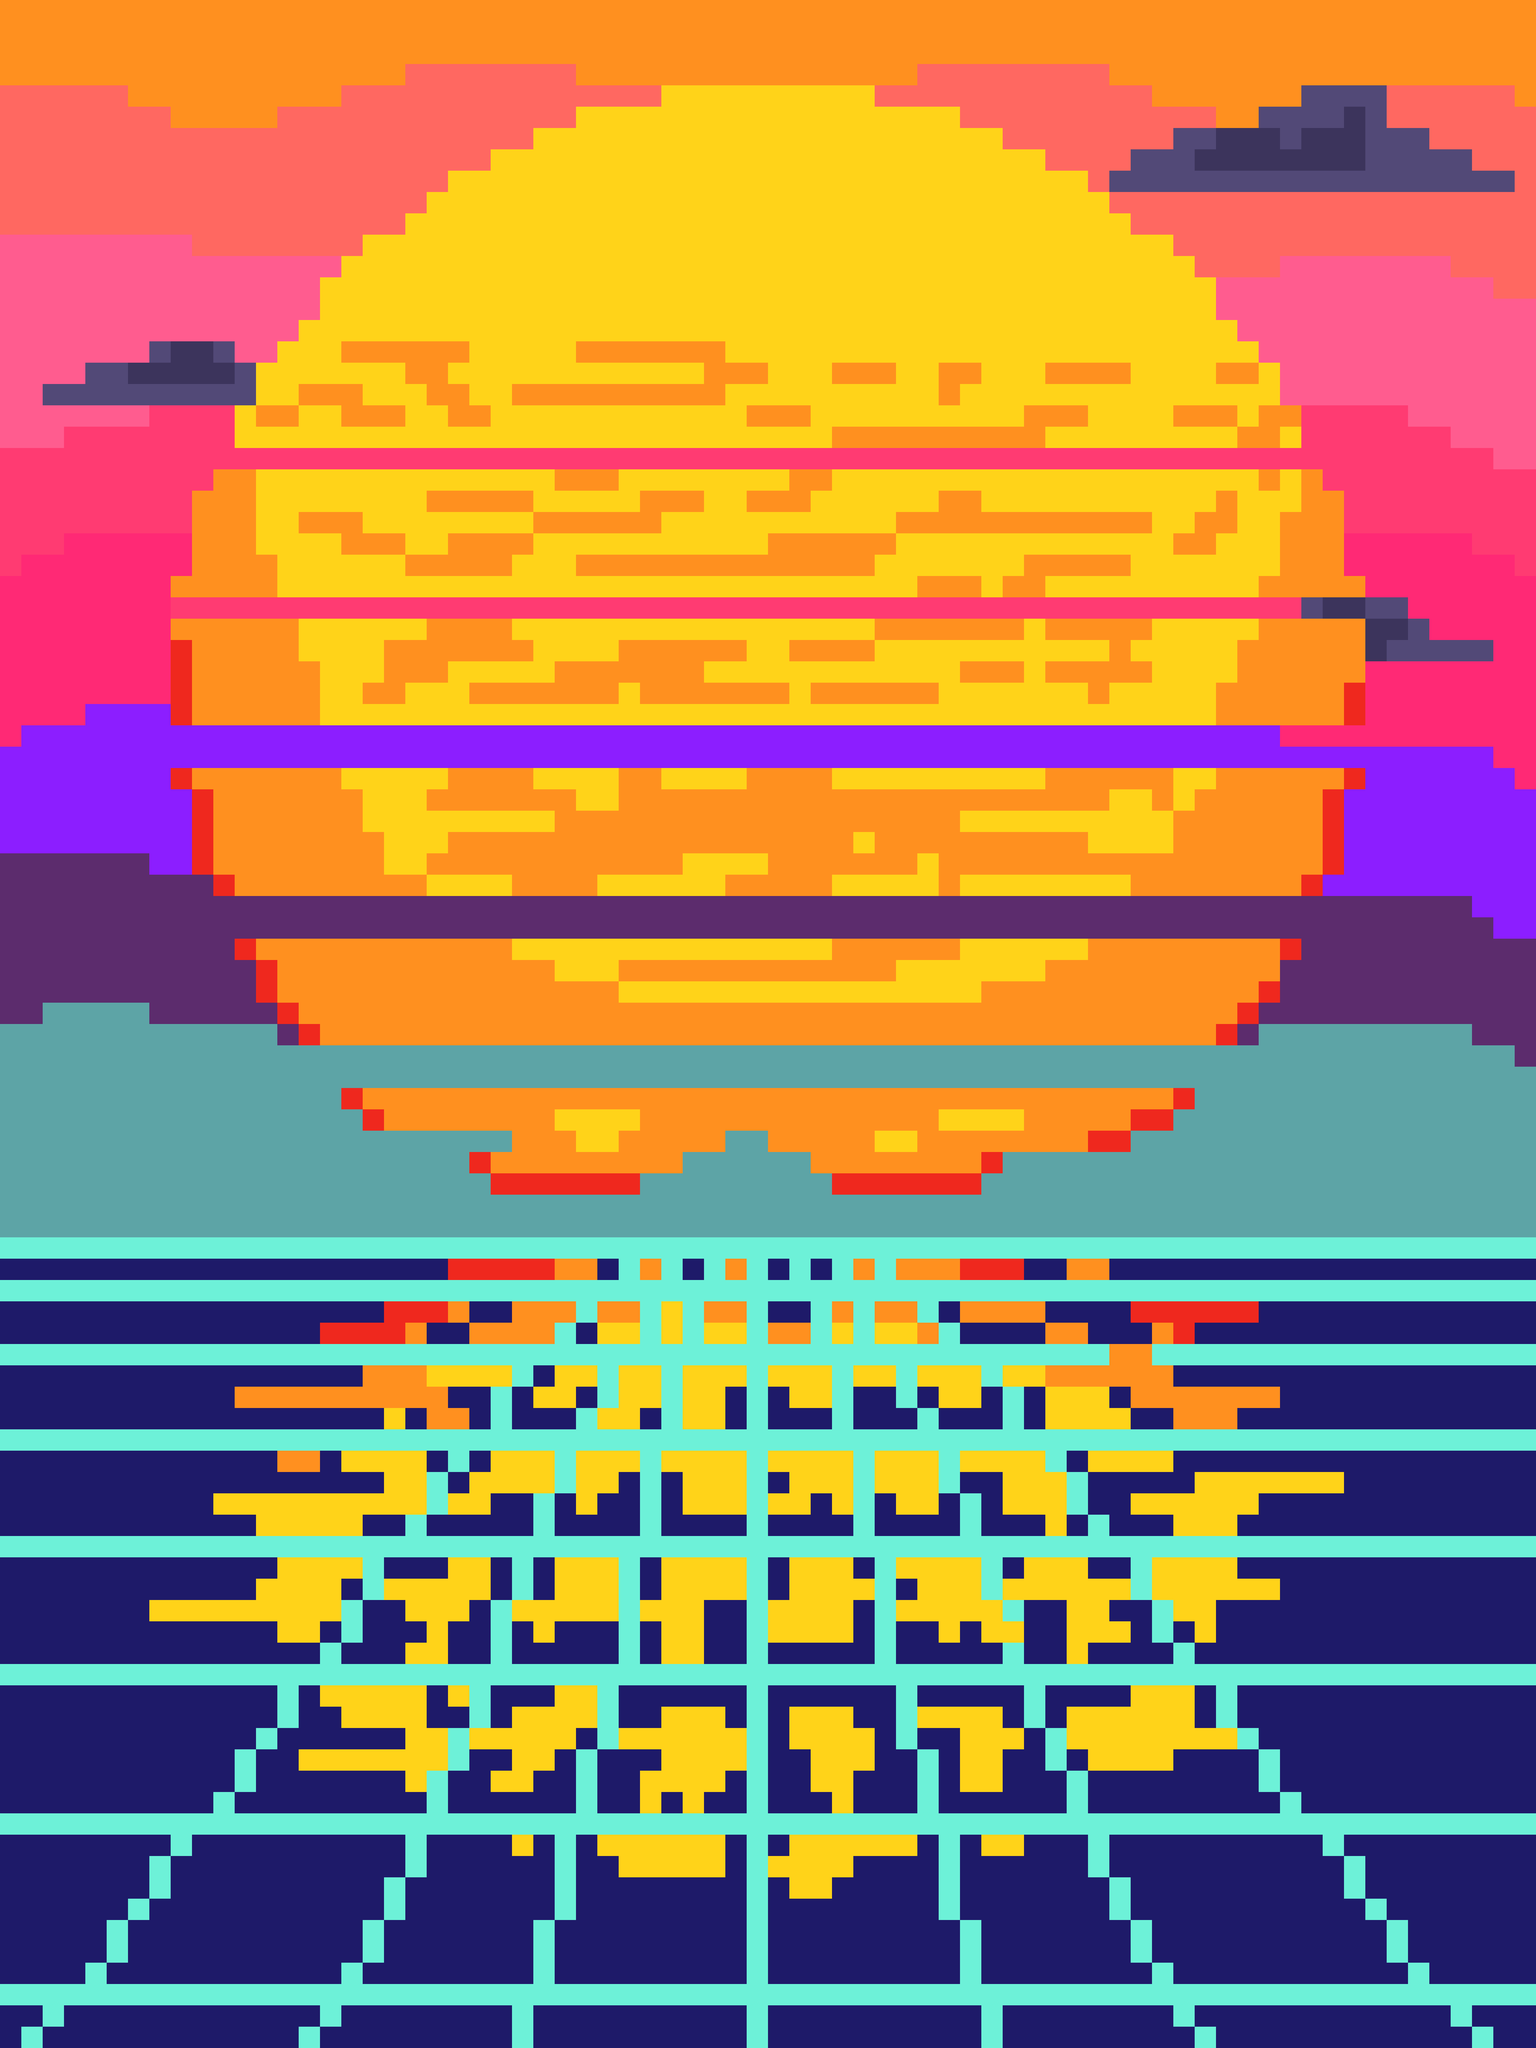

The image is a tile-based game level rendered from a .tmx file. Its description and source (layers, tilesets, objects; grid data summarised) follow:
An orthogonal 72x96 tile map with 64x64 px tiles, 1 tile layer (SunsetSynth), 5 tilesets and 1 object.

<map version="1.5" tiledversion="1.7.2" orientation="orthogonal" renderorder="right-down" width="72" height="96" tilewidth="64" tileheight="64" infinite="0" nextlayerid="118" nextobjectid="3">
 <editorsettings>
  <export target="../../../www/data/betoSynth/sunset.json" format="json" />
 </editorsettings>
 <properties>
  <property name="coverID" type="int" value="4" />
  <property name="customPallet" value="synth" />
  <property name="iconURL" value="" />
  <property name="sectionName" value="SunsetSynth" />
 </properties>
 <tileset firstgid="1" source="../tilesets/spadersTileset.tsx" />
 <tileset firstgid="65" source="../tilesets/gb.tsx" />
 <tileset firstgid="129" source="../tilesets/synt.tsx" />
 <tileset firstgid="193" source="../tilesets/monalisaTileset.tsx" />
 <tileset firstgid="202" source="../tilesets/References.tsx" />
 <objectgroup id="117" name="Object Layer 1" visible="0">
  <object id="2" gid="202" x="5.48148" y="6485" width="4602.84" height="6484" />
 </objectgroup>
 <layer id="74" name="SunsetSynth" width="72" height="96">
  <properties>
   <property name="autoPlaceBlockers" type="int" value="0" />
   <property name="fallTurns" type="int" value="15" />
   <property name="gameMode" type="int" value="0" />
   <property name="padding-bottom" type="int" value="2" />
   <property name="padding-left" type="int" value="1" />
   <property name="padding-right" type="int" value="1" />
   <property name="padding-top" type="int" value="0" />
   <property name="scale" type="int" value="9" />
   <property name="split_i" type="int" value="4" />
   <property name="split_j" type="int" value="3" />
   <property name="split_scale" type="int" value="6" />
   <property name="startI" type="int" value="0" />
   <property name="startJ" type="int" value="0" />
   <property name="tier" type="int" value="0" />
  </properties>
  <data>[6912 cells, 6912 non-empty, 14 distinct tile ids]</data>
 </layer>
</map>
